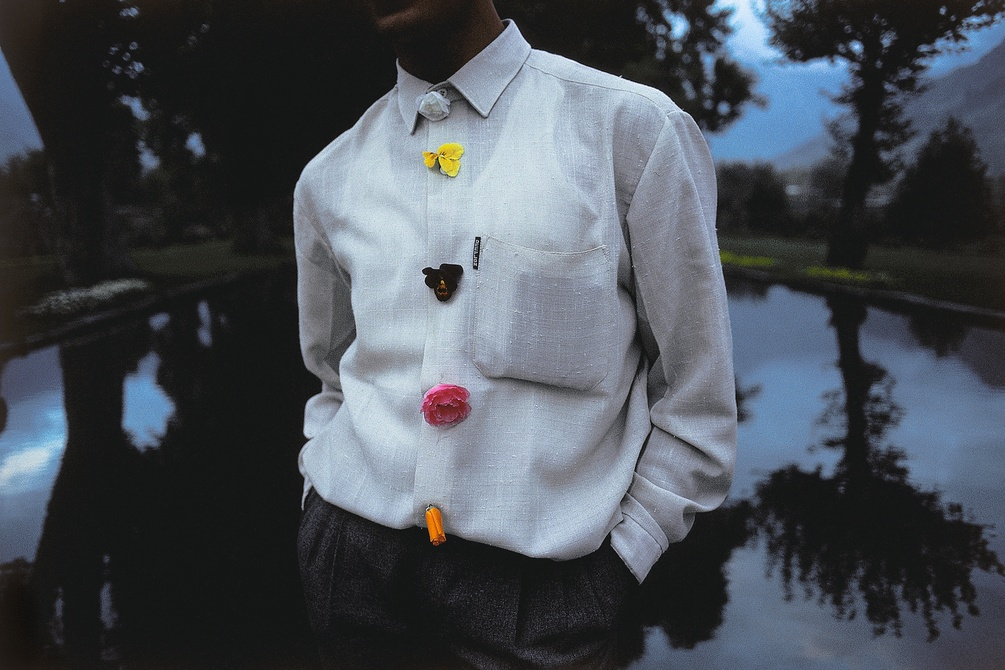
#> input picture computer_vision/data/color_transfer_source.jpg, 1005 x 670 px, shrunk from 1920 x 1280 before the run
$ jupyter execute color_transfer.ipynb
#> lines starting #> are read from the running program, lines starting #| are printed output that depends on the picture
#> further down, source is the input picture: shape (670, 1005, 3); mean B, G, R 86.6, 78.9, 73
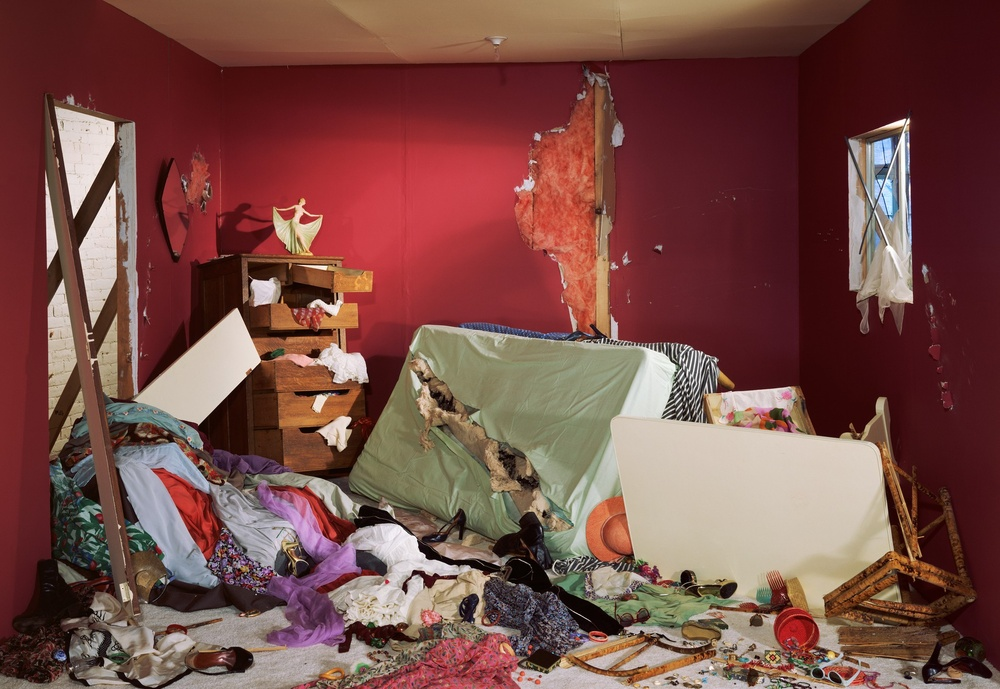
#> input picture computer_vision/data/color_transfer_target.jpg, 1000 x 689 px, shrunk from 1911 x 1316 before the run
#> further down, target is the input picture: shape (689, 1000, 3); mean B, G, R 70.8, 77.1, 120.2
### computer_vision/color_transfer.py
import cv2
import numpy as np


def image_stats(img):
    # compute the mean and standard deviation of each channel
    (l, a, b) = cv2.split(img)
    (lMean, lStd) = (l.mean(), l.std())
    (aMean, aStd) = (a.mean(), a.std())
    (bMean, bStd) = (b.mean(), b.std())

    # return the color statistics
    return lMean, lStd, aMean, aStd, bMean, bStd


# [14 lines left out: function _min_max_scale, not called in this run]


def _scale_array(arr, clip=True):
    if clip:
        scaled = np.clip(arr, 0, 255)
    else:
        scale_range = (max([arr.min(), 0]), min([arr.max(), 255]))
        scaled = _min_max_scale(arr, new_range=scale_range)

    return scaled


clip = True


def color_transfer(source, target):
    source = cv2.cvtColor(source, cv2.COLOR_BGR2LAB).astype('float32')
    target = cv2.cvtColor(target, cv2.COLOR_BGR2LAB).astype('float32')
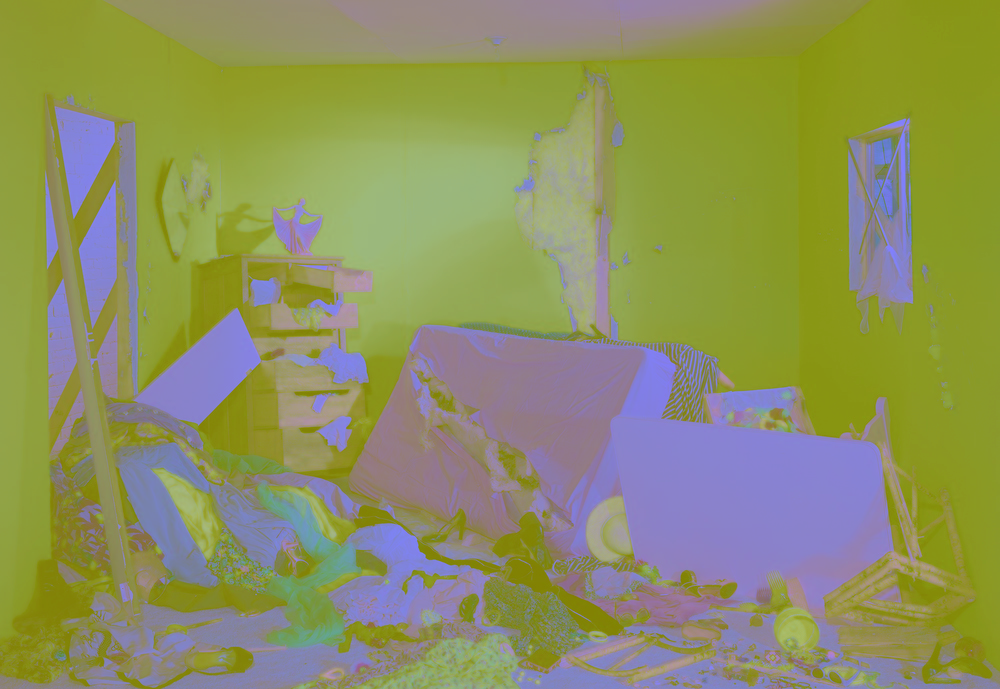
#> target: shape (689, 1000, 3) float32; mean of channels 0, 1, 2 95.4, 145.5, 140.8; drawn as B, G, R

    # compute color statistics for the source and target images
    (lMeanSrc, lStdSrc, aMeanSrc, aStdSrc, bMeanSrc, bStdSrc) = image_stats(source)
#> in image_stats, `(lMean, lStd) = (l.mean(), l.std())`: lMean = 80.62; lStd = 67.37
#> in image_stats, `(aMean, aStd) = (a.mean(), a.std())`: aMean = 127.7; aStd = 2.79
#> in image_stats, `(bMean, bStd) = (b.mean(), b.std())`: bMean = 123.4; bStd = 8.04
#> lMeanSrc = 80.62; lStdSrc = 67.37; aMeanSrc = 127.7; aStdSrc = 2.79; bMeanSrc = 123.4; bStdSrc = 8.04
    (lMeanTar, lStdTar, aMeanTar, aStdTar, bMeanTar, bStdTar) = image_stats(target)
#> in image_stats (call 2), `(l, a, b) = cv2.split(img)`:
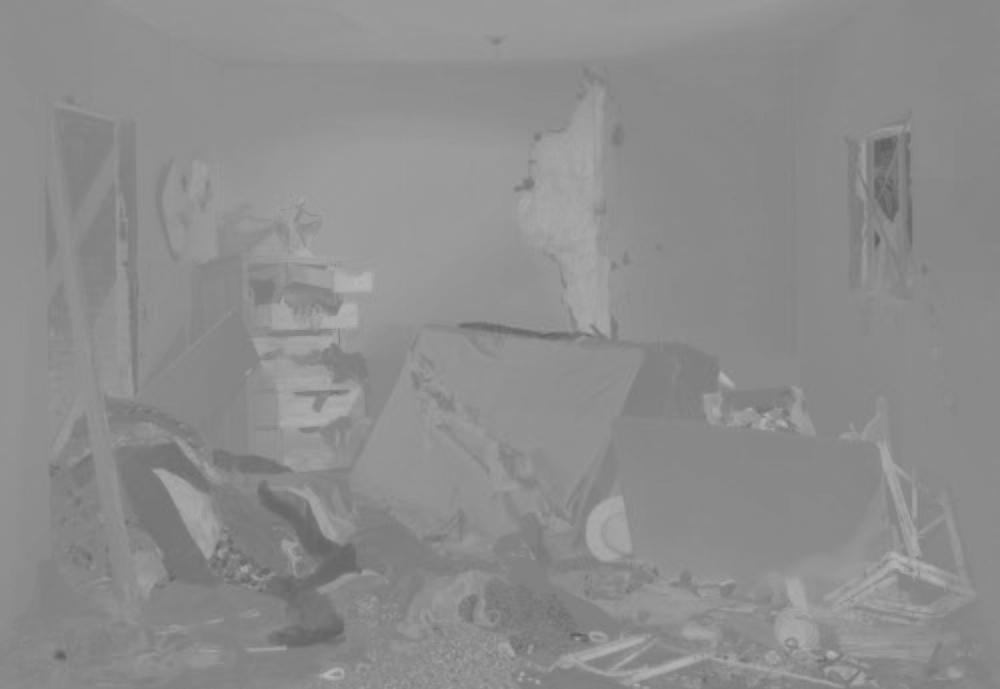
#> b: shape (689, 1000) float32; min 92, max 183, mean 140.9
#> in image_stats (call 2), `(lMean, lStd) = (l.mean(), l.std())`: lMean = 95.35; lStd = 60.78
#> in image_stats (call 2), `(aMean, aStd) = (a.mean(), a.std())`: aMean = 145.8; aStd = 15.62
#> in image_stats (call 2), `(bMean, bStd) = (b.mean(), b.std())`: bMean = 140.9; bStd = 9.43
#> lMeanTar = 95.35; lStdTar = 60.78; aMeanTar = 145.8; aStdTar = 15.62; bMeanTar = 140.9; bStdTar = 9.43

    # subtract the means from the target image
    (l, a, b) = cv2.split(target)
    l -= lMeanTar
    a -= aMeanTar
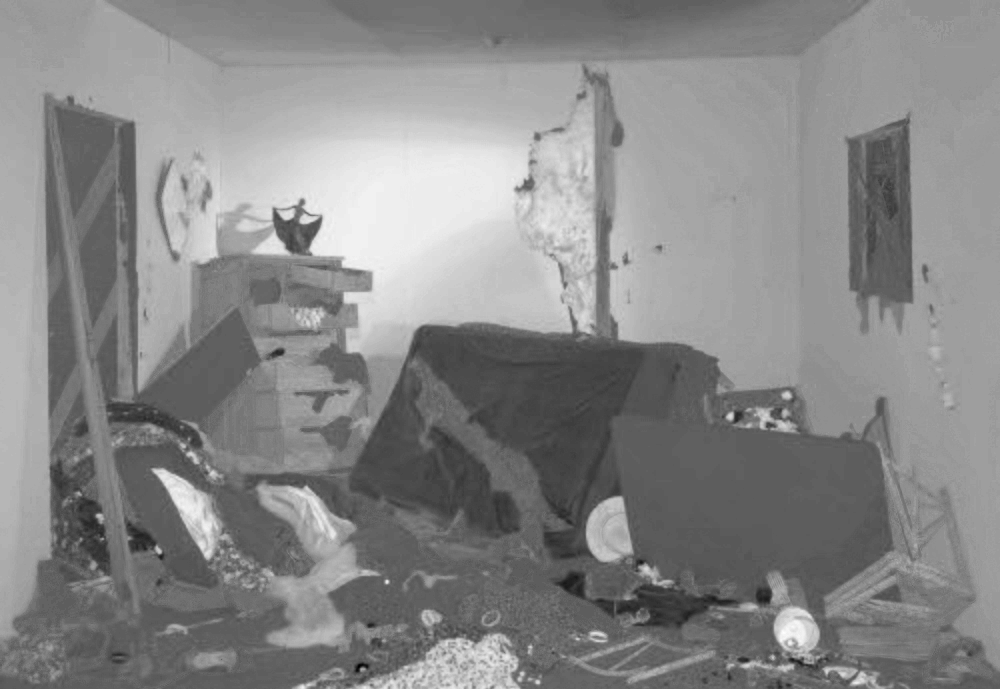
#> a: shape (689, 1000) float32; min -50.77, max 44.23, mean 0; drawn with min black and max white
    b -= bMeanTar

    # scale by the standard deviations using reciprocal of paper proposed factor
    l = (lStdSrc / lStdTar) * l
    a = (aStdSrc / aStdTar) * a
    b = (bStdSrc / bStdTar) * b

    # add in the source mean
    l += lMeanSrc
    a += aMeanSrc
    b += bMeanSrc

    # clip/scale the pixel intensities to [0, 255] if they fall
    # outside this range
    l = _scale_array(l, clip=clip)
    a = _scale_array(a, clip=clip)
    b = _scale_array(b, clip=clip)

    # merge the channels together and convert back to the RGB color
    # space, being sure to utilize the 8-bit unsigned integer data
    # type
    transfer = cv2.merge([l, a, b])
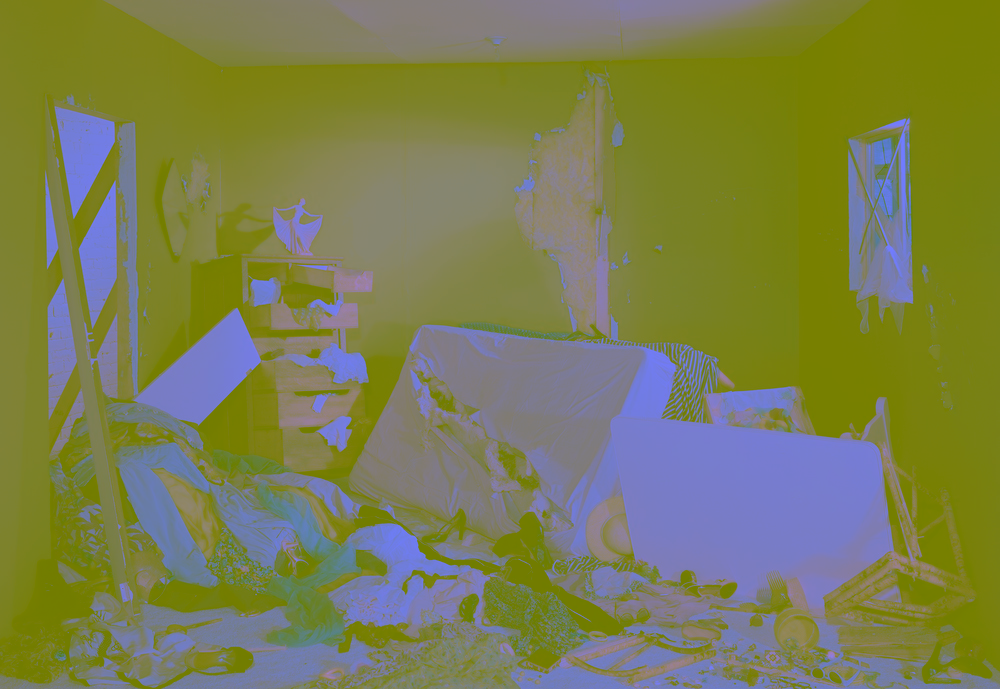
#> transfer: shape (689, 1000, 3) float32; mean B, G, R 81.2, 128, 123.3
    return cv2.cvtColor(transfer.astype("uint8"), cv2.COLOR_LAB2RGB)
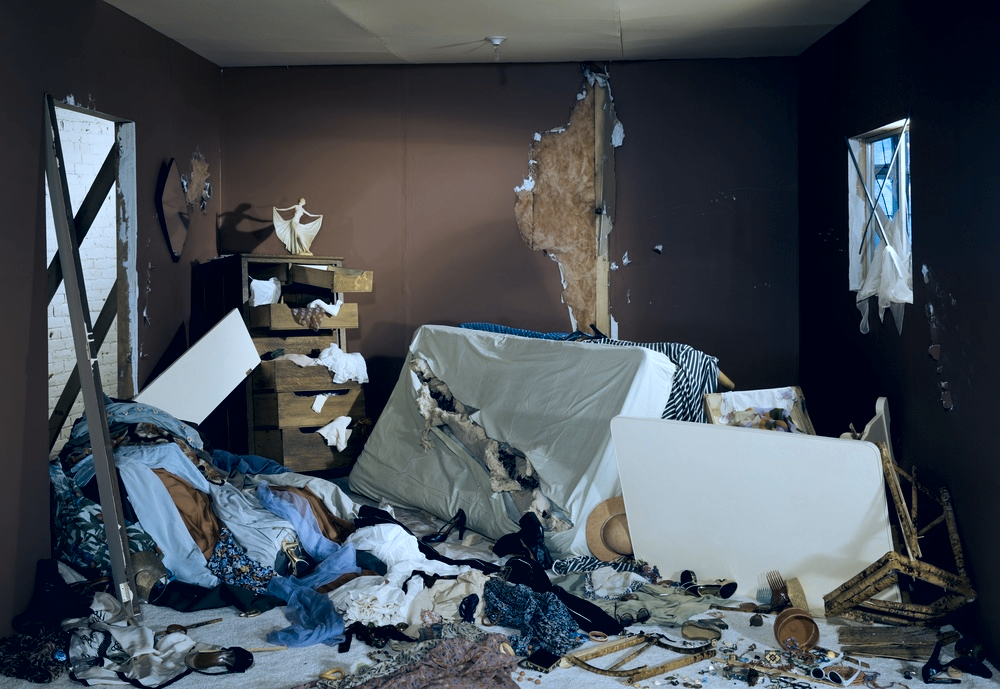
#> returned value: shape (689, 1000, 3); mean R, G, B 71.2, 78.4, 86

### computer_vision/color_transfer.ipynb
[cell 1]
import cv2
import matplotlib.pyplot as plt

from computer_vision.color_transfer import color_transfer


source = cv2.imread("./data/color_transfer_source.jpg")
target = cv2.imread("./data/color_transfer_target.jpg")
transfer = color_transfer(source, target)

fig, axis = plt.subplots(3, 1, figsize=(8, 8))
ax = axis.ravel()

ax[0].imshow(cv2.cvtColor(source.astype('uint8'), cv2.COLOR_BGR2RGB))
ax[0].set_title('Source')

ax[1].imshow(cv2.cvtColor(target.astype('uint8'), cv2.COLOR_BGR2RGB))
ax[1].set_title('Target')

ax[2].imshow(transfer)
ax[2].set_title('Transferred')
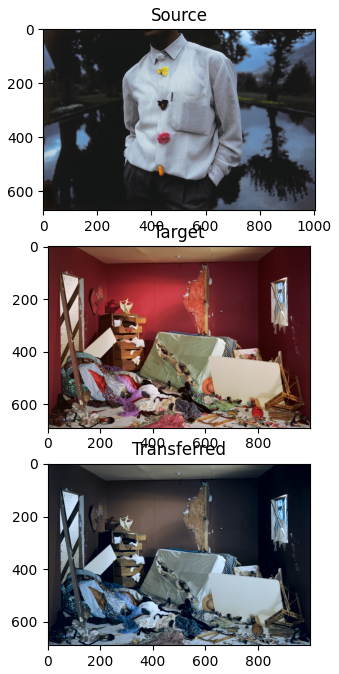
#> figure drawn by matplotlib, 3 panels
